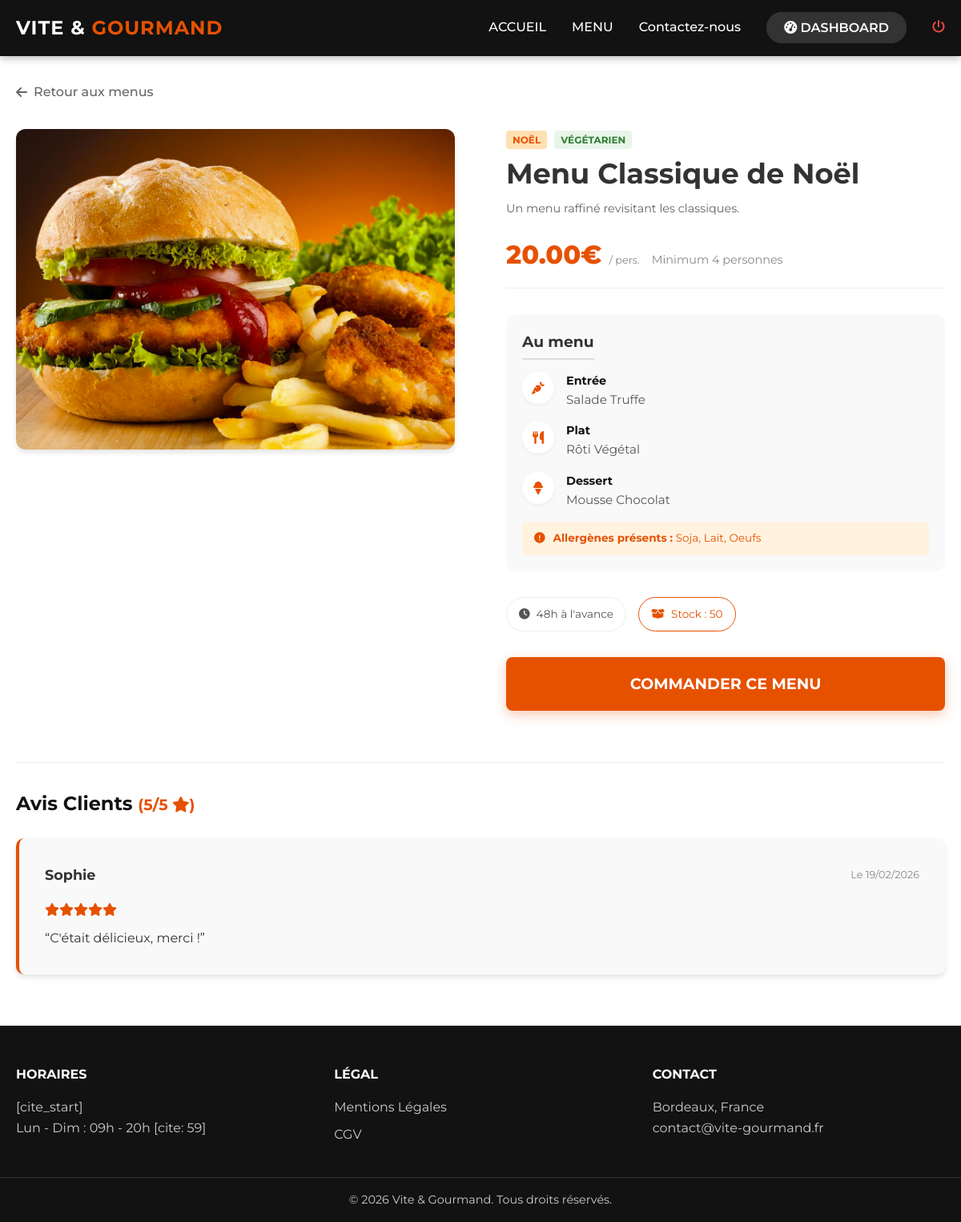
Page /app/detail-menu.php?id=1 (signed in) on the committed database.
### tables this page shows
CREATE TABLE menus (
    id INT AUTO_INCREMENT PRIMARY KEY,
    titre VARCHAR(100) NOT NULL,
    description TEXT,
    prix DECIMAL(10,2) NOT NULL,
    min_pers INT DEFAULT 4,
    stock INT DEFAULT 0,
    theme VARCHAR(50),  
    regime VARCHAR(50),  
    photo VARCHAR(255),
    delai_commande VARCHAR(100) DEFAULT '48h à l''avance',
    est_visible BOOLEAN DEFAULT TRUE
);

CREATE TABLE avis (
    id INT AUTO_INCREMENT PRIMARY KEY,
    commande_id INT NOT NULL,
    note INT CHECK (note BETWEEN 1 AND 5),
    commentaire TEXT,
    statut ENUM('en_attente', 'valide', 'refuse') DEFAULT 'en_attente',
    date_avis DATETIME DEFAULT CURRENT_TIMESTAMP,
    FOREIGN KEY(commande_id) REFERENCES commandes(id)
);

CREATE TABLE users (
    id INT AUTO_INCREMENT PRIMARY KEY,
    nom VARCHAR(50) NOT NULL,
    prenom VARCHAR(50) NOT NULL,
    email VARCHAR(100) NOT NULL UNIQUE,
    password VARCHAR(255) NOT NULL,  
    tel VARCHAR(20),
    adresse TEXT,
    role ENUM('client', 'employe', 'admin') DEFAULT 'client',
    created_at DATETIME DEFAULT CURRENT_TIMESTAMP
);

### app/classes/Database.php (called while the page is built)
<?php
class Database {
    private $host = 'db';
    private $dbname = 'vite_gourmand';
    private $username = 'root';
    private $password = 'root';
    public $pdo;
    public function __construct() {
        try {
            $this->pdo = new PDO("mysql:host={$this->host};dbname={$this->dbname};charset=utf8mb4", $this->username, $this->password);
            $this->pdo->setAttribute(PDO::ATTR_ERRMODE, PDO::ERRMODE_EXCEPTION);
            $this->pdo->setAttribute(PDO::ATTR_DEFAULT_FETCH_MODE, PDO::FETCH_ASSOC);
        } catch (PDOException $e) {
            die("Erreur de connexion : " . $e->getMessage());
        }
    }
    public function getPdo() {
        return $this->pdo;
    }
}

### app/config/init.php (called while the page is built, shortened)
<?php
$db = new Database();
?>

### app/classes/MenuManager.php (called while the page is built, shortened)
<?php
class MenuManager {
    private $db;
    public function __construct(Database $db) {
        $this->db = $db->getPdo();
    }
    public function getMenuById($id) {
        $stmt = $this->db->prepare("SELECT * FROM menus WHERE id = ?");
        $stmt->execute([$id]);
        return $stmt->fetch();
    }
    public function getMenuComposition($menuId) {
        $sql = "SELECT p.nom, p.type, p.allergenes
                FROM plats p
                JOIN menu_composition mc ON p.id = mc.plat_id
                WHERE mc.menu_id = ?";
        $stmt = $this->db->prepare($sql);
        $stmt->execute([$menuId]);
        return $stmt->fetchAll();
    }
    public function formatComposition($plats) {
        $comp = ["Entrée" => "Aucune", "Plat" => "Aucun", "Dessert" => "Aucun"];
        $allergenes = [];
        foreach ($plats as $p) {
            if ($p['type'] == 'entree') $comp['Entrée'] = $p['nom'];
            if ($p['type'] == 'plat') $comp['Plat'] = $p['nom'];
            if ($p['type'] == 'dessert') $comp['Dessert'] = $p['nom'];
            if (!empty($p['allergenes']) && $p['allergenes'] !== 'Aucun') {
                $allergenes = array_merge($allergenes, array_map('trim', explode(',', $p['allergenes'])));
            }
        }
        return ['plats' => $comp, 'allergenes' => implode(", ", array_unique($allergenes))];
    }
}

### app/classes/ReviewManager.php (called while the page is built, shortened)
<?php
class ReviewManager {
    private $db;
    public function __construct(Database $db) { $this->db = $db->getPdo(); }
    public function getReviewsByMenu($menuId) {
        $sql = "SELECT a.*, u.prenom
                FROM avis a
                JOIN commandes c ON a.commande_id = c.id
                JOIN users u ON c.user_id = u.id
                WHERE c.menu_id = ? AND a.statut = 'valide'
                ORDER BY a.date_avis DESC";
        $stmt = $this->db->prepare($sql);
        $stmt->execute([$menuId]);
        return $stmt->fetchAll();
    }
}
?>

### app/detail-menu.php (the view, shortened to what this page needs)
<?php
    require 'config/init.php';
    $menuManager = new MenuManager($db);
    $reviewManager = new ReviewManager($db);
    $menu_id = $_GET['id'] ?? 1;
    $menu = $menuManager->getMenuById($menu_id);
    $avis_clients = $reviewManager->getReviewsByMenu($menu_id);
    $note_moyenne = 0;
    if(count($avis_clients) > 0) {
        $total = 0;
        foreach($avis_clients as $av) $total += $av['note'];
        $note_moyenne = round($total / count($avis_clients), 1);
    }
    $rawComposition = $menuManager->getMenuComposition($menu_id);
    $data = $menuManager->formatComposition($rawComposition);
    $composition = $data['plats'];
    $allergenes_str = $data['allergenes'];
    include 'header.php';
?>
<main class="detail-page conteneur">
    <div class="breadcrumb">
        <a href="menu.php"><i class="fas fa-arrow-left"></i> Retour aux menus</a>
    </div>
    <div class="detail-grid">
        <section class="gallery-section">
            <div class="main-image">
                <img src="<?php echo htmlspecialchars($menu['photo']); ?>" alt="<?php echo htmlspecialchars($menu['titre']); ?>">
            </div>
        </section>
        <section class="info-section">
            <div class="header-info">
                <div class="tags">
                    <span class="tag theme"><?php echo htmlspecialchars($menu['theme']); ?></span>
                    <span class="tag regime"><?php echo htmlspecialchars($menu['regime']); ?></span>
                </div>
                <h1><?php echo htmlspecialchars($menu['titre']); ?></h1>
                <p class="description"><?php echo nl2br(htmlspecialchars($menu['description'])); ?></p>
            </div>
            <div class="price-block">
                <span class="price"><?php echo htmlspecialchars($menu['prix']); ?>€ <small>/ pers.</small></span>
                <span class="min-pers text-muted">Minimum <?php echo htmlspecialchars($menu['min_pers']); ?> personnes</span>
            </div>
            <div class="menu-composition">
                <h3>Au menu</h3>
                <div class="course-list">
                    <div class="course-item">
                        <div class="icon"><i class="fas fa-carrot"></i></div>
                        <div class="text"><strong>Entrée</strong><p><?php echo htmlspecialchars($composition['Entrée']); ?></p></div>
                    </div>
                    <div class="course-item">
                        <div class="icon"><i class="fas fa-utensils"></i></div>
                        <div class="text"><strong>Plat</strong><p><?php echo htmlspecialchars($composition['Plat']); ?></p></div>
                    </div>
                    <div class="course-item">
                        <div class="icon"><i class="fas fa-ice-cream"></i></div>
                        <div class="text"><strong>Dessert</strong><p><?php echo htmlspecialchars($composition['Dessert']); ?></p></div>
                    </div>
                </div>
                <div class="allergenes-box">
                    <i class="fas fa-exclamation-circle"></i>
                    <p><strong>Allergènes présents :</strong> <?php echo htmlspecialchars($allergenes_str); ?></p>
                </div>
            </div>
            <div class="conditions-grid">
                <div class="cond-item"><i class="fas fa-clock"></i><span><?php echo htmlspecialchars($menu['delai_commande']); ?></span></div>
                <div class="cond-item stock"><i class="fas fa-box-open"></i><span>Stock : <?php echo htmlspecialchars($menu['stock']); ?></span></div>
            </div>
            <div class="action-area">
                <a href="commande.php?menu=<?php echo $menu['id']; ?>" class="btn-order">Commander ce menu</a>
            </div>
        </section>
    </div>
    <section class="reviews-section" style="margin-top: 4rem; border-top: 1px solid #eee; padding-top: 2rem;">
        <h2 class="section-title" style="text-align:left; font-size:1.5rem; margin-bottom:1.5rem;">
            Avis Clients
            <?php if($note_moyenne > 0): ?>
                <span style="font-size: 0.8em; color: var(--primary);">
                    (<?php echo $note_moyenne; ?>/5 <i class="fas fa-star"></i>)
                </span>
            <?php endif; ?>
        </h2>
        <?php if(count($avis_clients) > 0): ?>
            <div class="reviews-grid">
                <?php foreach($avis_clients as $avis): ?>
                    <article class="review-card">
                        <div class="card-header">
                            <h3><?php echo htmlspecialchars($avis['prenom']); ?></h3>
                            <span class="verified" style="font-size:0.8rem; color:#888;">
                                Le <?php echo date("d/m/Y", strtotime($avis['date_avis'])); ?>
                            </span>
                        </div>
                        <div class="stars text-orange" style="margin-bottom: 10px;">
                            <?php for($i=0; $i<$avis['note']; $i++) echo '<i class="fas fa-star"></i>'; ?>
                        </div>
                        <p>“<?php echo htmlspecialchars($avis['commentaire']); ?>”</p>
                    </article>
                <?php endforeach; ?>
            </div>
        <?php else: ?>
            <p style="color:#666;">Aucun avis pour ce menu pour le moment.</p>
        <?php endif; ?>
    </section>
</main>
<?php include 'footer.php'; ?>

### app/style.css (style rules this page uses)
:root { --primary: #E65100; --primary-hover: #ff6d00; --dark: #121212; --light: #F9F9F9; --white: #ffffff; --shadow: 0 4px 6px rgba(0, 0, 0, 0.1); --transition: all 0.3s ease; }
* { box-sizing: border-box; margin: 0; padding: 0; }
body { font-family: 'Montserrat', sans-serif; background-color: var(--white); color: #333; line-height: 1.6; }
a { text-decoration: none; color: inherit; transition: var(--transition); }
.conteneur { max-width: 1200px; margin: 0 auto; padding: 0 20px; }
.text-orange { color: var(--primary); }
.section-title { text-align: center; margin-bottom: 2rem; font-size: 2rem; color: var(--dark); }
.reviews-grid { display: grid; grid-template-columns: repeat(auto-fit, minmax(300px, 1fr)); gap: 2rem; }
.review-card { background: var(--light); padding: 2rem; border-radius: 10px; box-shadow: var(--shadow); transition: var(--transition); border-left: 4px solid var(--primary); }
.card-header { display: flex; justify-content: space-between; align-items: center; margin-bottom: 1rem; }
.verified { font-size: 0.8rem; color: #27ae60; }
.card-header h3 { font-size: 1.1rem; }
.tag { font-size: 0.75rem; padding: 4px 8px; border-radius: 4px; text-transform: uppercase; font-weight: 700; margin-right: 5px; }
.tag.theme { background-color: #ffe0b2; color: #e65100; }
.tag.regime { background-color: #e8f5e9; color: #2e7d32; }
.description { font-size: 0.9rem; color: #666; margin-bottom: 1.5rem; flex-grow: 1; }
.price { font-size: 1.2rem; font-weight: 700; color: var(--primary); }
.price small { font-size: 0.8rem; font-weight: 400; color: #888; }
.detail-page { padding-top: 2rem; padding-bottom: 4rem; }
.breadcrumb { margin-bottom: 2rem; }
.breadcrumb a { color: #666; font-weight: 500; display: inline-flex; align-items: center; gap: 8px; }
.detail-grid { display: grid; grid-template-columns: 1fr 1fr; gap: 4rem; align-items: start; }
.gallery-section { position: sticky; top: 100px; }
.main-image { width: 100%; height: 400px; border-radius: 12px; overflow: hidden; margin-bottom: 1rem; box-shadow: var(--shadow); }
.main-image img { width: 100%; height: 100%; object-fit: cover; }
.header-info h1 { font-size: 2.2rem; margin: 10px 0; line-height: 1.2; }
.header-info .description { color: #666; margin-bottom: 20px; }
.price-block { display: flex; align-items: baseline; gap: 15px; margin-bottom: 2rem; padding-bottom: 1rem; border-bottom: 1px solid #eee; }
.price-block .price { font-size: 2rem; font-weight: 800; color: var(--primary); }
.price-block .text-muted { color: #888; font-size: 0.9rem; }
.menu-composition { background: var(--light); padding: 20px; border-radius: 12px; margin-bottom: 2rem; }
.menu-composition h3 { margin-bottom: 15px; border-bottom: 2px solid #ddd; display: inline-block; padding-bottom: 5px; }
.course-item { display: flex; gap: 15px; margin-bottom: 15px; }
.course-item .icon { width: 40px; height: 40px; background: white; border-radius: 50%; display: flex; align-items: center; justify-content: center; color: var(--primary); box-shadow: 0 2px 5px rgba(0,0,0,0.05); }
.course-item strong { display: block; font-size: 0.9rem; color: var(--dark); }
.course-item p { margin: 0; color: #555; font-size: 0.95rem; }
.allergenes-box { margin-top: 15px; background: #fff3e0; color: #e65100; padding: 10px 15px; border-radius: 6px; font-size: 0.85rem; display: flex; gap: 10px; align-items: center; }
.conditions-grid { display: flex; flex-wrap: wrap; gap: 15px; margin-bottom: 2rem; }
.cond-item { background: white; border: 1px solid #eee; padding: 10px 15px; border-radius: 50px; font-size: 0.85rem; display: flex; align-items: center; gap: 8px; color: #555; }
.cond-item.stock { border-color: var(--primary); color: var(--primary); }
.btn-order { display: block; width: 100%; background-color: var(--primary); color: white; text-align: center; padding: 18px; font-size: 1.2rem; font-weight: 700; border-radius: 8px; text-transform: uppercase; box-shadow: 0 5px 15px rgba(230, 81, 0, 0.3); transition: transform 0.2s; }

### rows in the picture
menus: photo (picture), theme "NOËL", regime "VÉGÉTARIEN", titre "Menu Classique de Noël", description "Un menu raffiné revisitant les classiques.", prix "20.00", min_pers "4", delai_commande "48h à l'avance", stock "50"
avis: users.prenom "Sophie", date_avis "19/02/2026", note 5 (drawn), commentaire "C'était délicieux, merci !"

### other values in the picture
$composition['Entrée'] "Salade Truffe"
$composition['Plat'] "Rôti Végétal"
$composition['Dessert'] "Mousse Chocolat"
$allergenes_str "Soja, Lait, Oeufs"
$note_moyenne "5"
